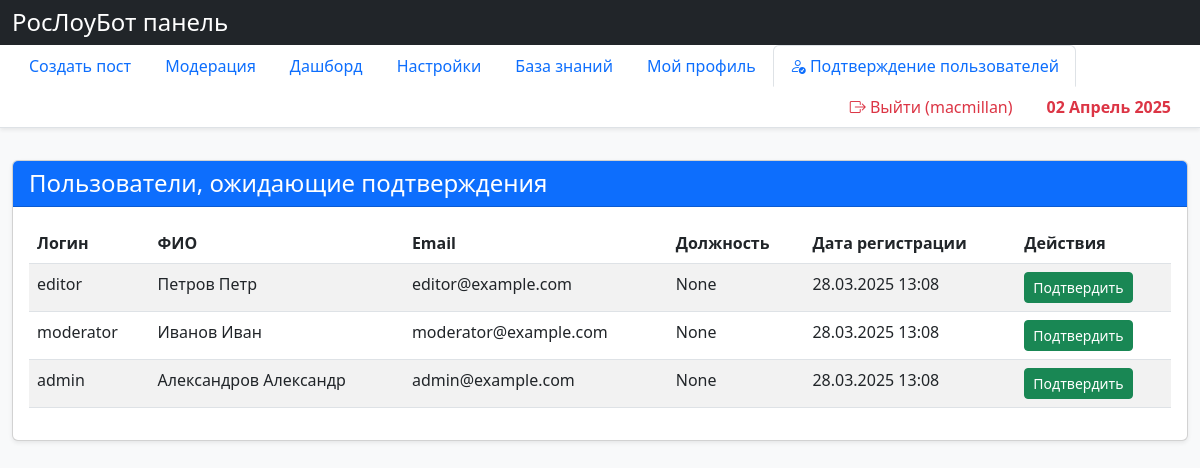
The app's page /accounts/pending-approvals/ (signed in), older data.
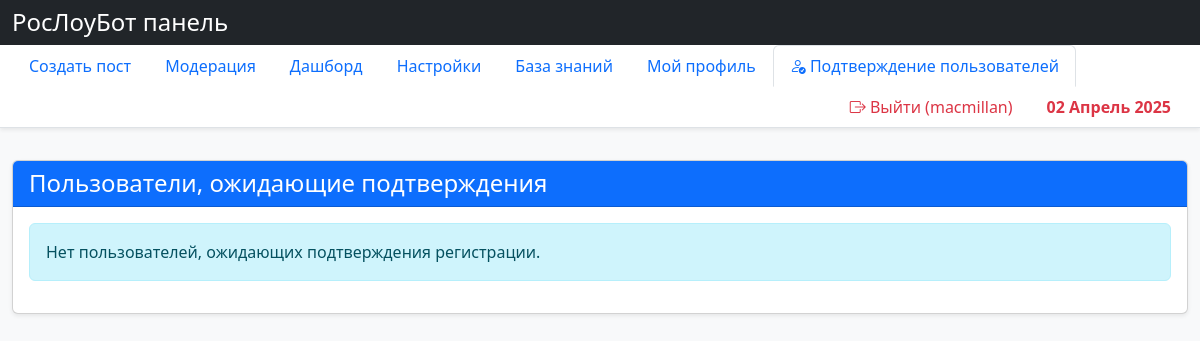
The same page, newer data.
### accounts/models.py (models this page shows, shortened)
class User(AbstractUser):
    EDITOR = "editor"
    MODERATOR = "moderator"
    ADMIN = "admin"
    SUPERADMIN = "superadmin"
    ROLE_CHOICES = [
        (EDITOR, "Editor"),
        (MODERATOR, "Moderator"),
        (ADMIN, "Admin"),
        (SUPERADMIN, "Super Admin"),
    ]
    role = models.CharField(max_length=20, choices=ROLE_CHOICES, default=EDITOR)
    patronymic = models.CharField(
        max_length=150, blank=True, null=True, verbose_name="Отчество"
    )
    position = models.CharField(
        max_length=255, blank=True, null=True, verbose_name="Должность"
    )
    approved = models.BooleanField(default=False)
    approval_date = models.DateTimeField(blank=True, null=True)
    def get_full_name(self):
        full_name = f"{self.last_name} {self.first_name}"
        if self.patronymic:
            full_name += f" {self.patronymic}"
        return full_name.strip()

### accounts/views.py (the view)
class PendingApprovalsView(UserPassesTestMixin, ListView):
    model = User
    template_name = "accounts/pending_approvals.html"
    context_object_name = "pending_users"
    def test_func(self):
        return (
            self.request.user.is_authenticated
            and self.request.user.role == User.SUPERADMIN
        )
    def get_queryset(self):
        return User.objects.filter(approved=False)

### templates/accounts/pending_approvals.html (shortened to what this page needs)
{% extends 'base.html' %}
{% block content %}
<div class="col-12">
    <div class="card shadow-sm">
        <div class="card-header bg-primary text-white">
            <h4 class="mb-0">Пользователи, ожидающие подтверждения</h4>
        </div>
        <div class="card-body">
            {% if pending_users %}
            <div class="table-responsive">
                <table class="table table-striped table-hover">
                    <thead>
                        <tr>
                            <th>Логин</th>
                            <th>ФИО</th>
                            <th>Email</th>
                            <th>Должность</th>
                            <th>Дата регистрации</th>
                            <th>Действия</th>
                        </tr>
                    </thead>
                    <tbody>
                        {% for user in pending_users %}
                        <tr>
                            <td>{{ user.username }}</td>
                            <td>{{ user.get_full_name }}</td>
                            <td>{{ user.email }}</td>
                            <td>{{ user.position }}</td>
                            <td>{{ user.date_joined|date:"d.m.Y H:i" }}</td>
                            <td>
                                <a href="{% url 'accounts:approve_user' user.pk %}" class="btn btn-sm btn-success">Подтвердить</a>
                            </td>
                        </tr>
                        {% endfor %}
                    </tbody>
                </table>
            </div>
            {% else %}
            <div class="alert alert-info">
                Нет пользователей, ожидающих подтверждения регистрации.
            </div>
            {% endif %}
        </div>
    </div>
</div>
{% endblock %}

Row changes from the older to the newer data that the page shows:
no longer on this page (row edited): User: username "editor", get_full_name "Петров Петр", email "editor@example.com", position "None", date_joined "28.03.2025 13:08"
no longer on this page (row edited): User: username "moderator", get_full_name "Иванов Иван", email "moderator@example.com", position "None", date_joined "28.03.2025 13:08"
no longer on this page (row edited): User: username "admin", get_full_name "Александров Александр", email "admin@example.com", position "None", date_joined "28.03.2025 13:08"
Text that changed along with them:
text no longer shown: "Логин ФИО Email Должность Дата регистрации Действия"
text now shown: "Нет пользователей, ожидающих подтверждения регистрации."
